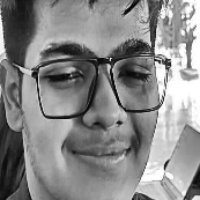
#> input picture python_scripts/face_data/2/2_11.jpg, 200 x 200 px, given in place of video, which was not available
$ python add_face.py   (older library calls are emulated)
#> lines starting #> are read from the running program, lines starting #| are printed output that depends on the picture; after the words box and inside, x2 and y2 are one past the last pixel; in counts of white or black regions, pixels touching at a corner belong together; pictures that were not available may be replaced by others from this repository, and a replacement may not be noted
"""
Smart Attendance System - Optimized Face Capture Module
✅ Fast cascade loading
✅ Live preview window with alignment guides
✅ Real-time counter display
✅ Optimized for speed and accuracy
"""

import cv2
import os
import numpy as np
import mysql.connector
from datetime import datetime
import time

# Configuration
WEBCAM_URL = "http://10.35.241.7:8080/video"
FACE_DATA_PATH = "face_data"
TRAINER_PATH = "trainer.yml"

# Database Configuration
DB_CONFIG = {
    'host': 'localhost',
    'user': 'root',
    'password': '',
    'database': 'attendance_system'
}

class OptimizedFaceCapture:
    def __init__(self):
        print("⏳ Loading face detection model...")

        # Load cascade ONCE - faster method
        cascade_path = cv2.data.haarcascades + 'haarcascade_frontalface_default.xml'
        self.face_cascade = cv2.CascadeClassifier(cascade_path)

        if self.face_cascade.empty():
            raise Exception("❌ Failed to load Haar Cascade!")

        print("✅ Face detection model loaded!")

        # Optimized parameters
        self.num_samples = 30  # 30 is sufficient with good preprocessing
        self.min_face_size = (100, 100)
        self.quality_threshold = 15

    def enhance_image(self, gray_image):
        """
        Fast preprocessing with CLAHE
        """
        clahe = cv2.createCLAHE(clipLimit=2.5, tileGridSize=(8,8))
        enhanced = clahe.apply(gray_image)
        return enhanced

    # [6 lines left out: function check_quality, not called in this run]

    def draw_ui(self, frame, count, total, rejected, face_detected, face_coords=None):
        """
        Draw professional UI overlay
        """
        h, w = frame.shape[:2]

        # Semi-transparent overlay for header
        overlay = frame.copy()
        cv2.rectangle(overlay, (0, 0), (w, 80), (0, 0, 0), -1)
        frame = cv2.addWeighted(overlay, 0.6, frame, 0.4, 0)

        # Title
        cv2.putText(frame, "FACE CAPTURE SYSTEM", (10, 30),
                   cv2.FONT_HERSHEY_DUPLEX, 0.9, (255, 255, 255), 2)

        # Counter with progress bar
        progress_text = f"Captured: {count}/{total}"
        cv2.putText(frame, progress_text, (10, 60),
                   cv2.FONT_HERSHEY_SIMPLEX, 0.7, (0, 255, 0), 2)

        # Progress bar
        bar_width = 300
        bar_x = w - bar_width - 10
        bar_y = 45
        bar_height = 20

        # Background bar
        cv2.rectangle(frame, (bar_x, bar_y), (bar_x + bar_width, bar_y + bar_height),
                     (50, 50, 50), -1)

        # Progress fill
        progress = int((count / total) * bar_width)
        cv2.rectangle(frame, (bar_x, bar_y), (bar_x + progress, bar_y + bar_height),
                     (0, 255, 0), -1)

        # Percentage
        percent = int((count / total) * 100)
        cv2.putText(frame, f"{percent}%", (bar_x + bar_width + 10, bar_y + 15),
                   cv2.FONT_HERSHEY_SIMPLEX, 0.5, (255, 255, 255), 2)

        # Draw face detection box and guides
        if face_detected and face_coords:
            x, y, w_face, h_face = face_coords

            # Green box for detected face
            cv2.rectangle(frame, (x, y), (x+w_face, y+h_face), (0, 255, 0), 3)

            # Corner markers for alignment
            corner_length = 20
            # Top-left
            cv2.line(frame, (x, y), (x + corner_length, y), (0, 255, 255), 3)
            cv2.line(frame, (x, y), (x, y + corner_length), (0, 255, 255), 3)
            # Top-right
            cv2.line(frame, (x+w_face, y), (x+w_face - corner_length, y), (0, 255, 255), 3)
            cv2.line(frame, (x+w_face, y), (x+w_face, y + corner_length), (0, 255, 255), 3)
            # Bottom-left
            cv2.line(frame, (x, y+h_face), (x + corner_length, y+h_face), (0, 255, 255), 3)
            cv2.line(frame, (x, y+h_face), (x, y+h_face - corner_length), (0, 255, 255), 3)
            # Bottom-right
            cv2.line(frame, (x+w_face, y+h_face), (x+w_face - corner_length, y+h_face), (0, 255, 255), 3)
            cv2.line(frame, (x+w_face, y+h_face), (x+w_face, y+h_face - corner_length), (0, 255, 255), 3)

            # Center crosshair
            center_x = x + w_face // 2
            center_y = y + h_face // 2
            cv2.circle(frame, (center_x, center_y), 5, (0, 255, 255), -1)
            cv2.circle(frame, (center_x, center_y), 3, (0, 0, 255), -1)

            # Status text on face
            cv2.putText(frame, "FACE DETECTED", (x, y - 10),
                       cv2.FONT_HERSHEY_SIMPLEX, 0.6, (0, 255, 0), 2)
        else:
            # Center guide when no face
            center_x, center_y = w // 2, h // 2
            guide_size = 150

            # Draw center box guide
            cv2.rectangle(frame,
                         (center_x - guide_size, center_y - guide_size),
                         (center_x + guide_size, center_y + guide_size),
                         (0, 0, 255), 2)

            cv2.putText(frame, "Position face in center box", (center_x - 150, center_y - guide_size - 10),
                       cv2.FONT_HERSHEY_SIMPLEX, 0.6, (0, 0, 255), 2)

        # Instructions at bottom
        instructions = [
            "Keep face centered | Look at camera | Good lighting",
            f"Rejected (blur): {rejected} | Press 'Q' to quit"
        ]

        y_offset = h - 60
        for instruction in instructions:
            cv2.putText(frame, instruction, (10, y_offset),
                       cv2.FONT_HERSHEY_SIMPLEX, 0.5, (255, 255, 255), 1)
            y_offset += 25

        return frame

    def capture_faces(self, roll_number, student_name):
        """
        Optimized face capture with live preview
        """
        print("\n" + "="*60)
        print("📸 FACE CAPTURE - LIVE PREVIEW MODE")
        print("="*60)
        print(f"Student: {student_name} (Roll: {roll_number})")
        print(f"Images to capture: {self.num_samples}")
        print("\n✨ PREVIEW WINDOW OPENING...")
        print("="*60 + "\n")

        # Create directory
        student_dir = os.path.join(FACE_DATA_PATH, str(roll_number))
        os.makedirs(student_dir, exist_ok=True)

        # Connect to webcam
        cap = cv2.VideoCapture(WEBCAM_URL)
        cap.set(cv2.CAP_PROP_BUFFERSIZE, 1)  # Reduce buffer for lower latency

        if not cap.isOpened():
            print("❌ Cannot connect to IP webcam!")
            return False

        print("🎥 Camera connected! Preview active...\n")

        # Create fullscreen window
        window_name = 'Face Capture - Live Preview'
        cv2.namedWindow(window_name, cv2.WINDOW_NORMAL)
        cv2.resizeWindow(window_name, 800, 600)

        count = 0
        rejected = 0
        last_save_time = 0
        save_interval = 0.25  # Faster capture

        while count < self.num_samples:
            ret, frame = cap.read()
            if not ret:
                print("❌ Failed to grab frame")
                break

            # Resize for speed
            frame = cv2.resize(frame, (640, 480))
            gray = cv2.cvtColor(frame, cv2.COLOR_BGR2GRAY)

            # Fast enhancement
            enhanced = self.enhance_image(gray)

            # Detect faces
            faces = self.face_cascade.detectMultiScale(
                enhanced,
                scaleFactor=1.2,
                minNeighbors=4,
                minSize=self.min_face_size
            )

            current_time = time.time()
            face_detected = False
            face_coords = None

            # Process only if single face
            if len(faces) == 1:
                x, y, w, h = faces[0]
                face_detected = True
                face_coords = (x, y, w, h)

                # Capture logic
                if (current_time - last_save_time) > save_interval:
                    face_roi = enhanced[y:y+h, x:x+w]

                    if self.check_quality(face_roi):
                        # Resize and save
                        face_roi = cv2.resize(face_roi, (200, 200))
                        img_path = os.path.join(student_dir, f"{roll_number}_{count}.jpg")
                        cv2.imwrite(img_path, face_roi)

                        count += 1
                        last_save_time = current_time
                        print(f"✓ Captured: {count}/{self.num_samples}")
                    else:
                        rejected += 1

            # Draw UI
            frame = self.draw_ui(frame, count, self.num_samples, rejected,
                               face_detected, face_coords)

            cv2.imshow(window_name, frame)

            if cv2.waitKey(1) & 0xFF == ord('q'):
                print("\n⚠️  Capture cancelled")
                break

        cap.release()
        cv2.destroyAllWindows()

        if count >= self.num_samples:
            print(f"\n✅ Successfully captured {count} images!")
            return True
        else:
            print(f"\n⚠️  Only {count}/{self.num_samples} captured")
            return False

    # [103 lines left out: functions train_model, add_to_database, not called in this run]

def main():
    print("\n" + "="*60)
    print("🎓 ADD NEW STUDENT")
    print("="*60)

    try:
        roll_number = int(input("\nRoll Number: "))
#> the answer given: 3
        if roll_number <= 0:
            print("❌ Invalid roll number!")
            return
    except ValueError:
        print("❌ Enter a valid number!")
        return

    student_name = input("Student Name: ").strip()
#> the answer given: face_data/2/2_11.jpg
    if not student_name:
        print("❌ Name cannot be empty!")
        return

    print(f"\n📝 Roll: {roll_number} | Name: {student_name}")
    confirm = input("Proceed? (y/n): ")
#> the answer given: y

    if confirm.lower() != 'y':
        print("❌ Cancelled")
        return

    try:
        capture_system = OptimizedFaceCapture()

        if capture_system.capture_faces(roll_number, student_name):
#> in capture_faces, frame is the input picture: shape (200, 200, 3); min 1, max 255, mean 135.9
#> in capture_faces, `frame = cv2.resize(frame, (640, 480))`:
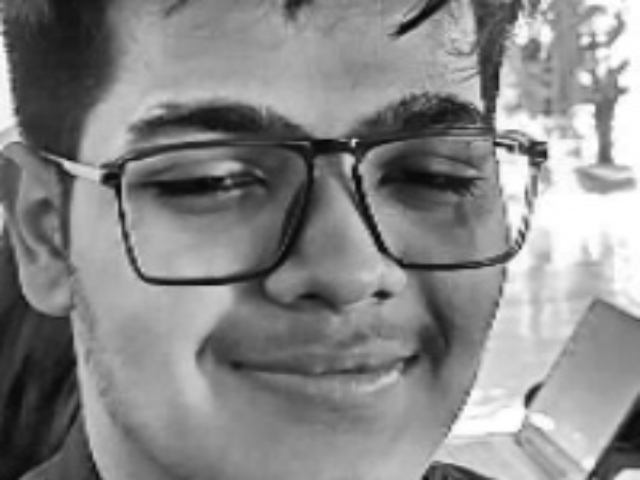
#> frame: shape (480, 640, 3); min 3, max 255, mean 135.8
#> in enhance_image, `enhanced = clahe.apply(gray_image)`:
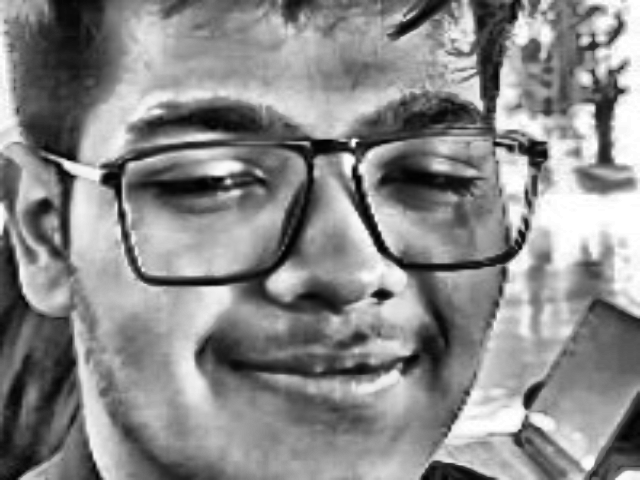
#> enhanced: shape (480, 640); min 0, max 255, mean 137.2
#> in capture_faces, `faces = self.face_cascade.detectMultiScale( enhanced, scaleFactor=1.2,..`: faces = ()
#> in draw_ui, `cv2.rectangle(overlay, (0, 0), (w, 80), (0, 0, 0), -1)`:
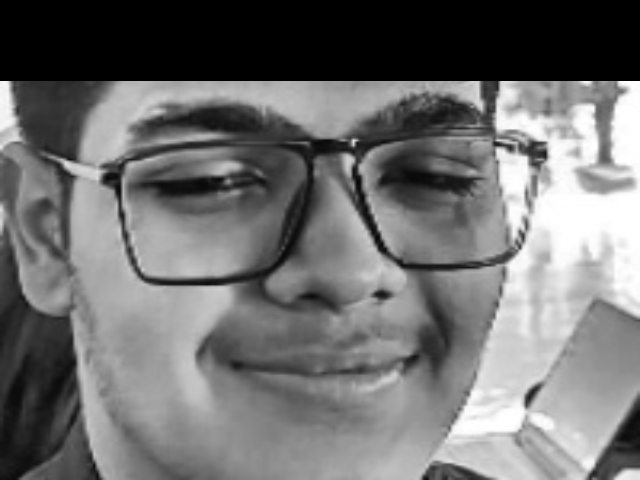
#> overlay: shape (480, 640, 3); 16.88% of pixels changed, all inside (x1, y1, x2, y2) = (0, 0, 640, 81)
#> in draw_ui, `frame = cv2.addWeighted(overlay, 0.6, frame, 0.4, 0)`:
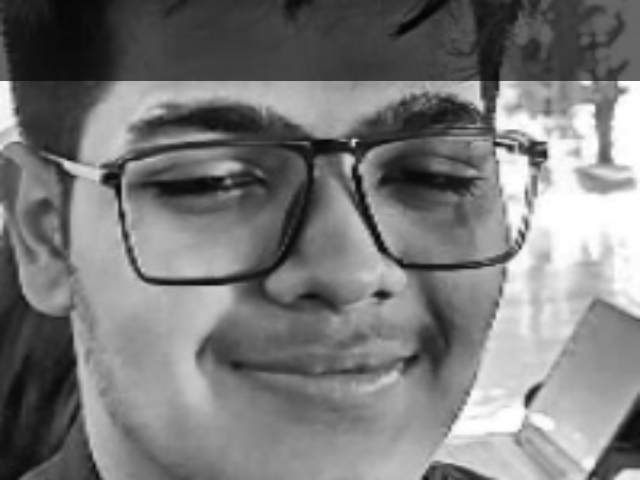
#> frame: shape (480, 640, 3); min 1, max 255, mean 121.9
#> in draw_ui, `cv2.rectangle(frame, (bar_x, bar_y), (bar_x + progress, bar_y + bar_he..`: frame: shape (480, 640, 3); mean B, G, R 123.5, 124.5, 123.5
#> in draw_ui, `cv2.putText(frame, "Position face in center box", (center_x - 150, cen..`:
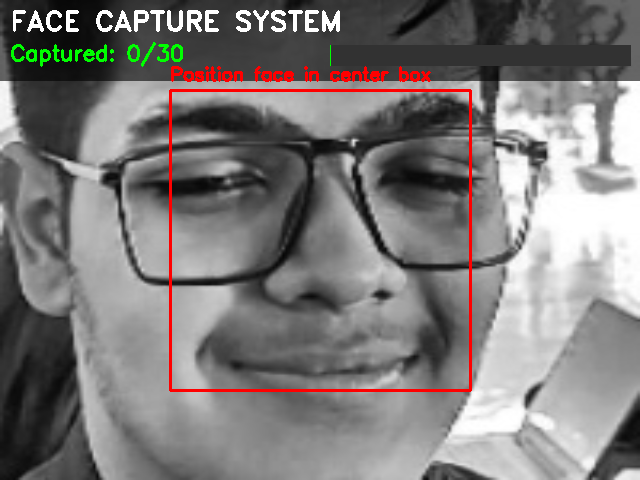
#> frame: shape (480, 640, 3); mean B, G, R 121.5, 122.5, 125.8
#> after the loop in draw_ui, `for instruction in instructions:`:
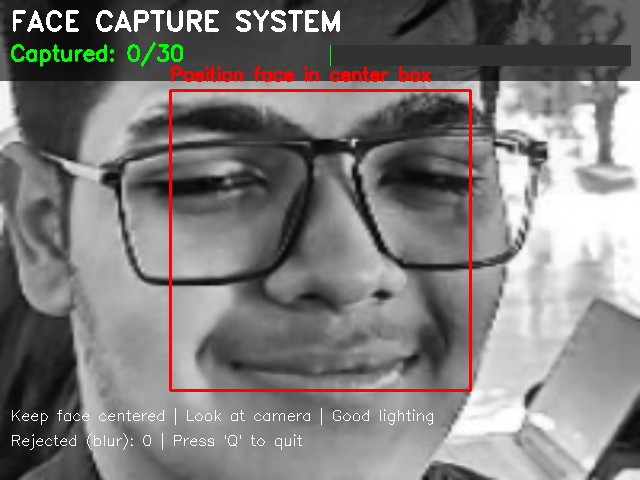
#> frame: shape (480, 640, 3); 0.46% of pixels changed, all inside (x1, y1, x2, y2) = (12, 408, 433, 450)
#> after the loop in draw_ui, `for instruction in instructions:`: y_offset = 470
#> (key q is pressed here)
            if capture_system.train_model():
                capture_system.add_to_database(roll_number, student_name)
                print("\n" + "="*60)
                print("🎉 STUDENT ADDED SUCCESSFULLY!")
                print("="*60)
    except Exception as e:
        print(f"\n❌ Error: {e}")

if __name__ == "__main__":
    main()

$ run again, on python_scripts/face_data/2/2_12.jpg
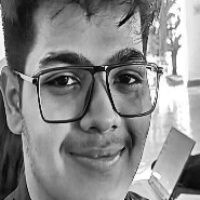
#> input picture python_scripts/face_data/2/2_12.jpg, 200 x 200 px, given in place of video, which was not available
#> in capture_faces, frame is the input picture: shape (200, 200, 3); min 3, max 255, mean 135.9
#> in enhance_image, `enhanced = clahe.apply(gray_image)`:
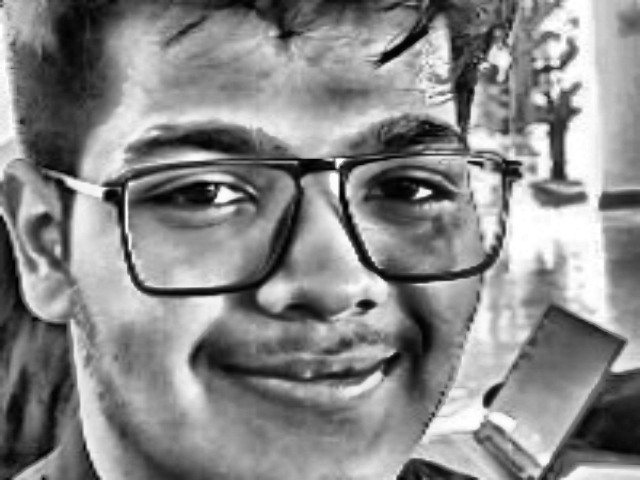
#> enhanced: shape (480, 640); min 0, max 255, mean 136.2
#> faces = ()
#> overlay: shape (480, 640, 3); min 0, max 255, mean 114.6
#> after the loop in draw_ui, `for instruction in instructions:`:
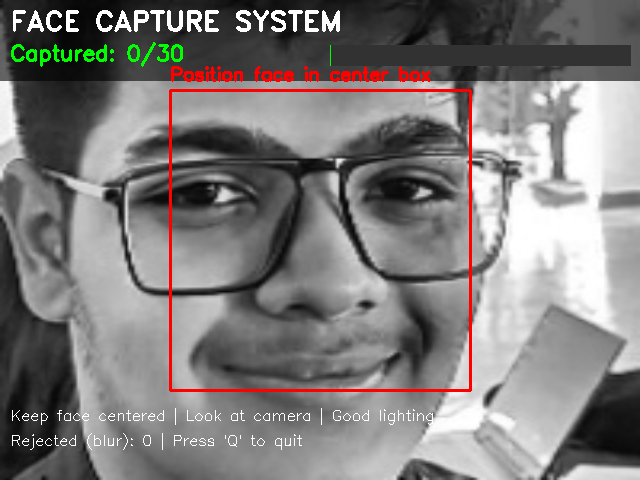
#> frame: shape (480, 640, 3); mean B, G, R 123.2, 124.2, 127.6
#> after the loop in draw_ui, `for instruction in instructions:`: y_offset = 470

$ run again, on python_scripts/face_data/2/2_14.jpg
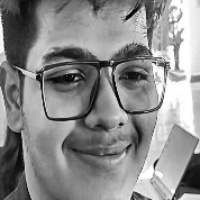
#> input picture python_scripts/face_data/2/2_14.jpg, 200 x 200 px, given in place of video, which was not available
#> in capture_faces, frame is the input picture: shape (200, 200, 3); min 2, max 255, mean 138.8
#> in enhance_image, `enhanced = clahe.apply(gray_image)`:
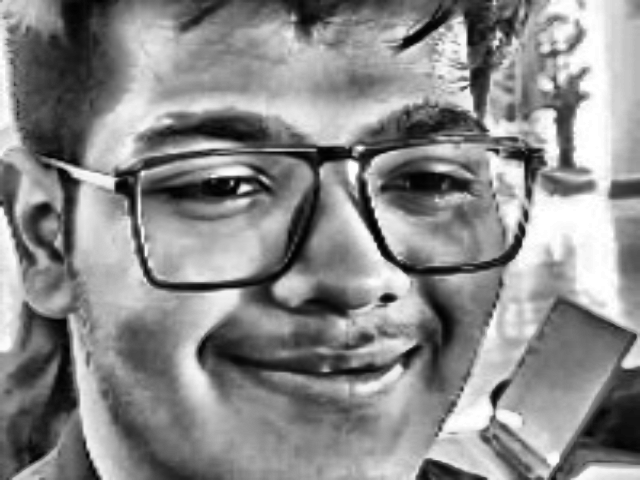
#> enhanced: shape (480, 640); min 0, max 255, mean 138.4
#> faces = ()
#> overlay: shape (480, 640, 3); min 0, max 255, mean 115.4
#> after the loop in draw_ui, `for instruction in instructions:`:
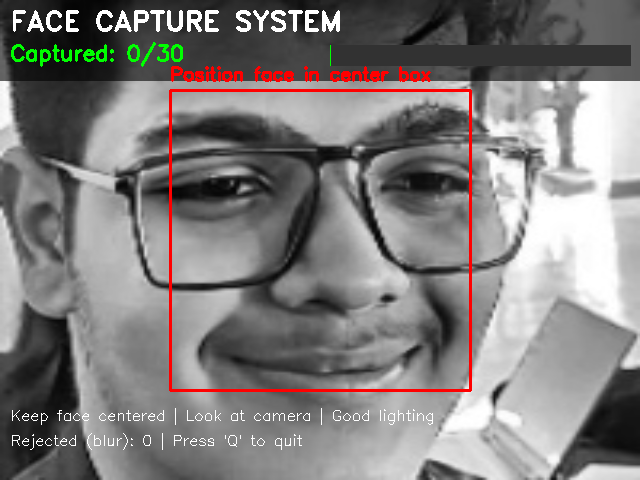
#> frame: shape (480, 640, 3); mean B, G, R 124.7, 125.7, 129
#> after the loop in draw_ui, `for instruction in instructions:`: y_offset = 470
